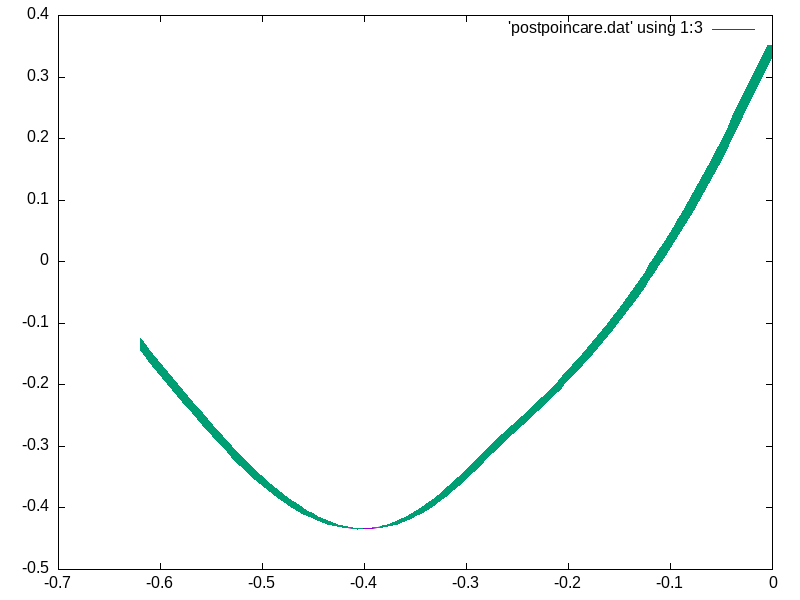

Write the gnuplot code that produced this figure.
set terminal png size 800,600
set output 'postpoincare.png'
plot 'postpoincare.dat' using 1:3 with lines, \
     'postpoincare.dat' using 1:($3-$4):($3+$4) with filledcu notitle
